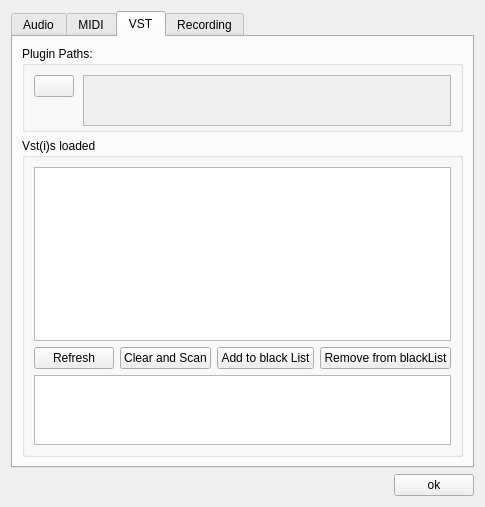
<?xml version="1.0" encoding="UTF-8"?>
<ui version="4.0">
 <class>IODialog</class>
 <widget class="QDialog" name="IODialog">
  <property name="geometry">
   <rect>
    <x>0</x>
    <y>0</y>
    <width>480</width>
    <height>507</height>
   </rect>
  </property>
  <property name="windowTitle">
   <string>Preferences ...</string>
  </property>
  <layout class="QVBoxLayout" name="verticalLayout">
   <item>
    <widget class="QTabWidget" name="prefsTab">
     <property name="currentIndex">
      <number>2</number>
     </property>
     <widget class="QWidget" name="tabAudio">
      <attribute name="title">
       <string>Audio</string>
      </attribute>
      <layout class="QVBoxLayout" name="verticalLayout_2" stretch="1,1,1,1">
       <property name="spacing">
        <number>20</number>
       </property>
       <item>
        <widget class="QGroupBox" name="audioDeviceGroupBox">
         <property name="sizePolicy">
          <sizepolicy hsizetype="Preferred" vsizetype="Maximum">
           <horstretch>0</horstretch>
           <verstretch>0</verstretch>
          </sizepolicy>
         </property>
         <property name="title">
          <string>Audio Device</string>
         </property>
         <layout class="QHBoxLayout" name="deviceLayout" stretch="0">
          <property name="spacing">
           <number>6</number>
          </property>
          <item alignment="Qt::AlignVCenter">
           <widget class="QComboBox" name="comboAudioDevice">
            <property name="sizePolicy">
             <sizepolicy hsizetype="Expanding" vsizetype="Fixed">
              <horstretch>0</horstretch>
              <verstretch>0</verstretch>
             </sizepolicy>
            </property>
            <property name="minimumSize">
             <size>
              <width>0</width>
              <height>0</height>
             </size>
            </property>
            <property name="sizeIncrement">
             <size>
              <width>0</width>
              <height>0</height>
             </size>
            </property>
           </widget>
          </item>
         </layout>
        </widget>
       </item>
       <item>
        <widget class="QGroupBox" name="groupBoxInputs">
         <property name="sizePolicy">
          <sizepolicy hsizetype="Preferred" vsizetype="Maximum">
           <horstretch>0</horstretch>
           <verstretch>0</verstretch>
          </sizepolicy>
         </property>
         <property name="title">
          <string>Inputs</string>
         </property>
         <property name="flat">
          <bool>false</bool>
         </property>
         <layout class="QVBoxLayout" name="verticalLayout_4">
          <item>
           <layout class="QFormLayout" name="formLayout_4">
            <item row="0" column="0">
             <widget class="QLabel" name="firstInputLabel_2">
              <property name="text">
               <string>First</string>
              </property>
             </widget>
            </item>
            <item row="0" column="1">
             <widget class="QComboBox" name="comboFirstInput"/>
            </item>
            <item row="1" column="0">
             <widget class="QLabel" name="lastInputLabel_2">
              <property name="text">
               <string>Last</string>
              </property>
             </widget>
            </item>
            <item row="1" column="1">
             <widget class="QComboBox" name="comboLastInput"/>
            </item>
           </layout>
          </item>
         </layout>
        </widget>
       </item>
       <item>
        <widget class="QGroupBox" name="groupBoxOutputs">
         <property name="sizePolicy">
          <sizepolicy hsizetype="Preferred" vsizetype="Maximum">
           <horstretch>0</horstretch>
           <verstretch>0</verstretch>
          </sizepolicy>
         </property>
         <property name="title">
          <string>Outpus</string>
         </property>
         <layout class="QVBoxLayout" name="verticalLayout_5">
          <item>
           <layout class="QFormLayout" name="formLayout_3">
            <item row="0" column="0">
             <widget class="QLabel" name="firstOutputLabel_2">
              <property name="text">
               <string>First</string>
              </property>
             </widget>
            </item>
            <item row="0" column="1">
             <widget class="QComboBox" name="comboFirstOutput"/>
            </item>
            <item row="1" column="0">
             <widget class="QLabel" name="lastOutputLabel_2">
              <property name="text">
               <string>Last</string>
              </property>
             </widget>
            </item>
            <item row="1" column="1">
             <widget class="QComboBox" name="comboLastOutput"/>
            </item>
           </layout>
          </item>
         </layout>
        </widget>
       </item>
       <item>
        <layout class="QHBoxLayout" name="sampleRateBfferSizeLayout">
         <property name="spacing">
          <number>3</number>
         </property>
         <item>
          <widget class="QLabel" name="sampleRateLabel">
           <property name="sizePolicy">
            <sizepolicy hsizetype="Preferred" vsizetype="Maximum">
             <horstretch>0</horstretch>
             <verstretch>0</verstretch>
            </sizepolicy>
           </property>
           <property name="text">
            <string>Sample rate</string>
           </property>
          </widget>
         </item>
         <item>
          <widget class="QComboBox" name="comboSampleRate">
           <property name="sizePolicy">
            <sizepolicy hsizetype="Preferred" vsizetype="Maximum">
             <horstretch>0</horstretch>
             <verstretch>0</verstretch>
            </sizepolicy>
           </property>
          </widget>
         </item>
         <item>
          <spacer name="sampleRateBufferSizeSpacer">
           <property name="sizePolicy">
            <sizepolicy hsizetype="Expanding" vsizetype="Minimum">
             <horstretch>0</horstretch>
             <verstretch>0</verstretch>
            </sizepolicy>
           </property>
           <property name="orientation">
            <enum>Qt::Horizontal</enum>
           </property>
           <property name="sizeType">
            <enum>QSizePolicy::Expanding</enum>
           </property>
           <property name="sizeHint" stdset="0">
            <size>
             <width>0</width>
             <height>0</height>
            </size>
           </property>
          </spacer>
         </item>
         <item>
          <widget class="QLabel" name="bufferSizeLabel">
           <property name="sizePolicy">
            <sizepolicy hsizetype="Minimum" vsizetype="Maximum">
             <horstretch>0</horstretch>
             <verstretch>0</verstretch>
            </sizepolicy>
           </property>
           <property name="text">
            <string>Buffer size</string>
           </property>
          </widget>
         </item>
         <item>
          <widget class="QComboBox" name="comboBufferSize">
           <property name="sizePolicy">
            <sizepolicy hsizetype="Preferred" vsizetype="Maximum">
             <horstretch>0</horstretch>
             <verstretch>0</verstretch>
            </sizepolicy>
           </property>
          </widget>
         </item>
         <item>
          <spacer name="horizontalSpacer_3">
           <property name="sizePolicy">
            <sizepolicy hsizetype="Fixed" vsizetype="Minimum">
             <horstretch>0</horstretch>
             <verstretch>0</verstretch>
            </sizepolicy>
           </property>
           <property name="orientation">
            <enum>Qt::Horizontal</enum>
           </property>
           <property name="sizeType">
            <enum>QSizePolicy::Fixed</enum>
           </property>
           <property name="sizeHint" stdset="0">
            <size>
             <width>30</width>
             <height>20</height>
            </size>
           </property>
          </spacer>
         </item>
         <item>
          <widget class="QPushButton" name="buttonControlPanel">
           <property name="sizePolicy">
            <sizepolicy hsizetype="Minimum" vsizetype="Maximum">
             <horstretch>0</horstretch>
             <verstretch>0</verstretch>
            </sizepolicy>
           </property>
           <property name="text">
            <string>ASIO panel ...</string>
           </property>
          </widget>
         </item>
        </layout>
       </item>
      </layout>
     </widget>
     <widget class="QWidget" name="tabMidi">
      <attribute name="title">
       <string>MIDI</string>
      </attribute>
      <layout class="QVBoxLayout" name="verticalLayout_7">
       <item>
        <widget class="QLabel" name="midiTabMessage">
         <property name="sizePolicy">
          <sizepolicy hsizetype="Minimum" vsizetype="Fixed">
           <horstretch>0</horstretch>
           <verstretch>0</verstretch>
          </sizepolicy>
         </property>
         <property name="text">
          <string>Enable/disable your midi input devices:</string>
         </property>
        </widget>
       </item>
       <item>
        <spacer name="verticalSpacer">
         <property name="orientation">
          <enum>Qt::Vertical</enum>
         </property>
         <property name="sizeType">
          <enum>QSizePolicy::Fixed</enum>
         </property>
         <property name="sizeHint" stdset="0">
          <size>
           <width>20</width>
           <height>20</height>
          </size>
         </property>
        </spacer>
       </item>
       <item>
        <widget class="QWidget" name="midiContentPanel" native="true">
         <layout class="QVBoxLayout" name="verticalLayoutMidiTab">
          <property name="leftMargin">
           <number>0</number>
          </property>
          <property name="topMargin">
           <number>0</number>
          </property>
          <property name="rightMargin">
           <number>0</number>
          </property>
          <property name="bottomMargin">
           <number>0</number>
          </property>
         </layout>
        </widget>
       </item>
      </layout>
     </widget>
     <widget class="QWidget" name="tabVST">
      <property name="styleSheet">
       <string notr="true"/>
      </property>
      <attribute name="title">
       <string>VST</string>
      </attribute>
      <layout class="QGridLayout" name="gridLayout_3" rowstretch="0,0">
       <item row="1" column="0">
        <widget class="QGroupBox" name="groupBoxVst">
         <property name="title">
          <string>Vst(i)s loaded</string>
         </property>
         <layout class="QVBoxLayout" name="verticalLayout_6">
          <item>
           <widget class="QPlainTextEdit" name="vstListWidget">
            <property name="undoRedoEnabled">
             <bool>false</bool>
            </property>
            <property name="readOnly">
             <bool>true</bool>
            </property>
            <property name="placeholderText">
             <string notr="true"/>
            </property>
           </widget>
          </item>
          <item>
           <layout class="QHBoxLayout" name="buttonsLayout">
            <item>
             <widget class="QPushButton" name="buttonVstRefresh">
              <property name="toolTip">
               <string>Scan only new plugins</string>
              </property>
              <property name="text">
               <string>Refresh</string>
              </property>
             </widget>
            </item>
            <item>
             <widget class="QPushButton" name="buttonClearVstAndScan">
              <property name="toolTip">
               <string>Clear plugins cache and scan all plugin folders</string>
              </property>
              <property name="text">
               <string>Clear and Scan</string>
              </property>
             </widget>
            </item>
            <item>
             <widget class="QPushButton" name="buttonAddVstToBlackList">
              <property name="text">
               <string>Add to black List</string>
              </property>
             </widget>
            </item>
            <item>
             <widget class="QPushButton" name="buttonRemoveVstFromBlackList">
              <property name="text">
               <string>Remove from blackList</string>
              </property>
             </widget>
            </item>
           </layout>
          </item>
          <item>
           <widget class="QPlainTextEdit" name="blackListWidget">
            <property name="sizePolicy">
             <sizepolicy hsizetype="Expanding" vsizetype="Fixed">
              <horstretch>0</horstretch>
              <verstretch>0</verstretch>
             </sizepolicy>
            </property>
            <property name="maximumSize">
             <size>
              <width>16777215</width>
              <height>70</height>
             </size>
            </property>
           </widget>
          </item>
         </layout>
        </widget>
       </item>
       <item row="0" column="0">
        <widget class="QGroupBox" name="groupBoxPaths">
         <property name="sizePolicy">
          <sizepolicy hsizetype="MinimumExpanding" vsizetype="Maximum">
           <horstretch>0</horstretch>
           <verstretch>0</verstretch>
          </sizepolicy>
         </property>
         <property name="maximumSize">
          <size>
           <width>16777215</width>
           <height>120</height>
          </size>
         </property>
         <property name="styleSheet">
          <string notr="true"/>
         </property>
         <property name="title">
          <string>Plugin Paths:</string>
         </property>
         <layout class="QHBoxLayout" name="horizontalLayout">
          <property name="spacing">
           <number>9</number>
          </property>
          <property name="leftMargin">
           <number>9</number>
          </property>
          <property name="topMargin">
           <number>9</number>
          </property>
          <property name="rightMargin">
           <number>9</number>
          </property>
          <property name="bottomMargin">
           <number>3</number>
          </property>
          <item alignment="Qt::AlignTop">
           <widget class="QPushButton" name="buttonAddVstScanFolder">
            <property name="sizePolicy">
             <sizepolicy hsizetype="Minimum" vsizetype="MinimumExpanding">
              <horstretch>0</horstretch>
              <verstretch>0</verstretch>
             </sizepolicy>
            </property>
            <property name="toolTip">
             <string>Add a new folder to scan ...</string>
            </property>
            <property name="text">
             <string/>
            </property>
           </widget>
          </item>
          <item alignment="Qt::AlignTop">
           <widget class="QScrollArea" name="scrollArea">
            <property name="sizePolicy">
             <sizepolicy hsizetype="Expanding" vsizetype="Expanding">
              <horstretch>0</horstretch>
              <verstretch>0</verstretch>
             </sizepolicy>
            </property>
            <property name="minimumSize">
             <size>
              <width>0</width>
              <height>50</height>
             </size>
            </property>
            <property name="widgetResizable">
             <bool>true</bool>
            </property>
            <widget class="QWidget" name="panelScanFolders">
             <property name="geometry">
              <rect>
               <x>0</x>
               <y>0</y>
               <width>375</width>
               <height>45</height>
              </rect>
             </property>
             <property name="sizePolicy">
              <sizepolicy hsizetype="Preferred" vsizetype="Maximum">
               <horstretch>0</horstretch>
               <verstretch>0</verstretch>
              </sizepolicy>
             </property>
             <property name="minimumSize">
              <size>
               <width>0</width>
               <height>45</height>
              </size>
             </property>
             <layout class="QVBoxLayout" name="verticalLayout_10">
              <property name="spacing">
               <number>0</number>
              </property>
              <property name="leftMargin">
               <number>6</number>
              </property>
              <property name="topMargin">
               <number>0</number>
              </property>
              <property name="rightMargin">
               <number>6</number>
              </property>
              <property name="bottomMargin">
               <number>3</number>
              </property>
             </layout>
            </widget>
           </widget>
          </item>
         </layout>
        </widget>
       </item>
      </layout>
     </widget>
     <widget class="QWidget" name="tabRecording">
      <attribute name="title">
       <string>Recording</string>
      </attribute>
      <layout class="QGridLayout" name="gridLayout_2">
       <property name="verticalSpacing">
        <number>18</number>
       </property>
       <item row="1" column="1">
        <widget class="QLineEdit" name="recordPathLineEdit">
         <property name="enabled">
          <bool>true</bool>
         </property>
        </widget>
       </item>
       <item row="1" column="0">
        <widget class="QLabel" name="label">
         <property name="text">
          <string>Record path:</string>
         </property>
        </widget>
       </item>
       <item row="0" column="0" colspan="3">
        <widget class="QCheckBox" name="recordingCheckBox">
         <property name="text">
          <string>Save multi tracks </string>
         </property>
        </widget>
       </item>
       <item row="1" column="2">
        <widget class="QPushButton" name="browseRecPathButton">
         <property name="text">
          <string>browse ...</string>
         </property>
        </widget>
       </item>
       <item row="2" column="1">
        <spacer name="verticalSpacer_3">
         <property name="orientation">
          <enum>Qt::Vertical</enum>
         </property>
         <property name="sizeHint" stdset="0">
          <size>
           <width>20</width>
           <height>40</height>
          </size>
         </property>
        </spacer>
       </item>
      </layout>
     </widget>
    </widget>
   </item>
   <item>
    <layout class="QHBoxLayout" name="bottomLayout">
     <item>
      <spacer name="horizontalSpacer">
       <property name="orientation">
        <enum>Qt::Horizontal</enum>
       </property>
       <property name="sizeHint" stdset="0">
        <size>
         <width>280</width>
         <height>20</height>
        </size>
       </property>
      </spacer>
     </item>
     <item>
      <widget class="QPushButton" name="okButton">
       <property name="maximumSize">
        <size>
         <width>100</width>
         <height>16777215</height>
        </size>
       </property>
       <property name="layoutDirection">
        <enum>Qt::LeftToRight</enum>
       </property>
       <property name="autoFillBackground">
        <bool>false</bool>
       </property>
       <property name="text">
        <string>ok</string>
       </property>
       <property name="default">
        <bool>false</bool>
       </property>
       <property name="flat">
        <bool>false</bool>
       </property>
      </widget>
     </item>
    </layout>
   </item>
  </layout>
 </widget>
 <resources/>
 <connections/>
</ui>
